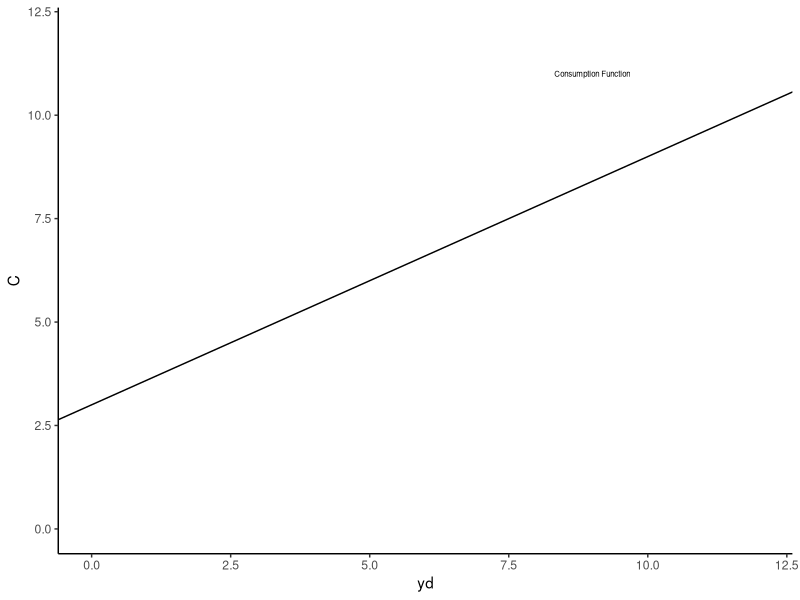
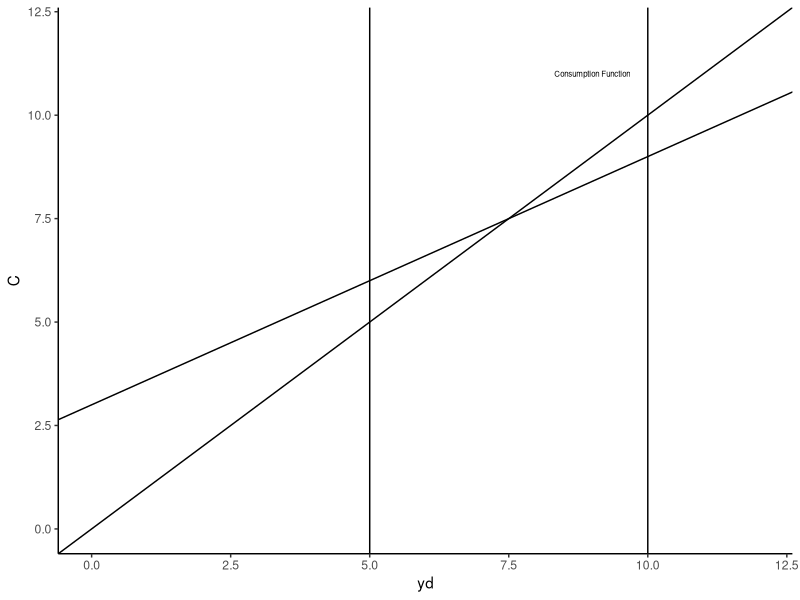

These figures' R source, in order:
## ---- chunk 1
knitr::opts_chunk$set(echo = FALSE)
knitr::opts_chunk$set(fig.width=12, fig.height=8) 
## ---- chunk 2

library(dplyr)
library(ggplot2)
library(Hmisc)

BaseConsumption <- ggplot(data.frame()) + 
  xlab("yd") +
  ylab("C") + 
  xlim(0,12) + ylim(0, 12) + theme_classic() 


BaseConsumption + geom_abline(slope = .6 , intercept = 3) +
  annotate("text", x = 9, y = 11, label = "Consumption Function", size = 2) 

## ---- chunk 3

library(dplyr)
library(ggplot2)
library(Hmisc)



BaseConsumption + geom_abline(slope = .6 , intercept = 3) +
  annotate("text", x = 9, y = 11, label = "Consumption Function", size = 2) +
  geom_abline(slope = 1 , intercept = 0) +
  geom_vline(xintercept = 5) +
  geom_vline(xintercept = 10)
